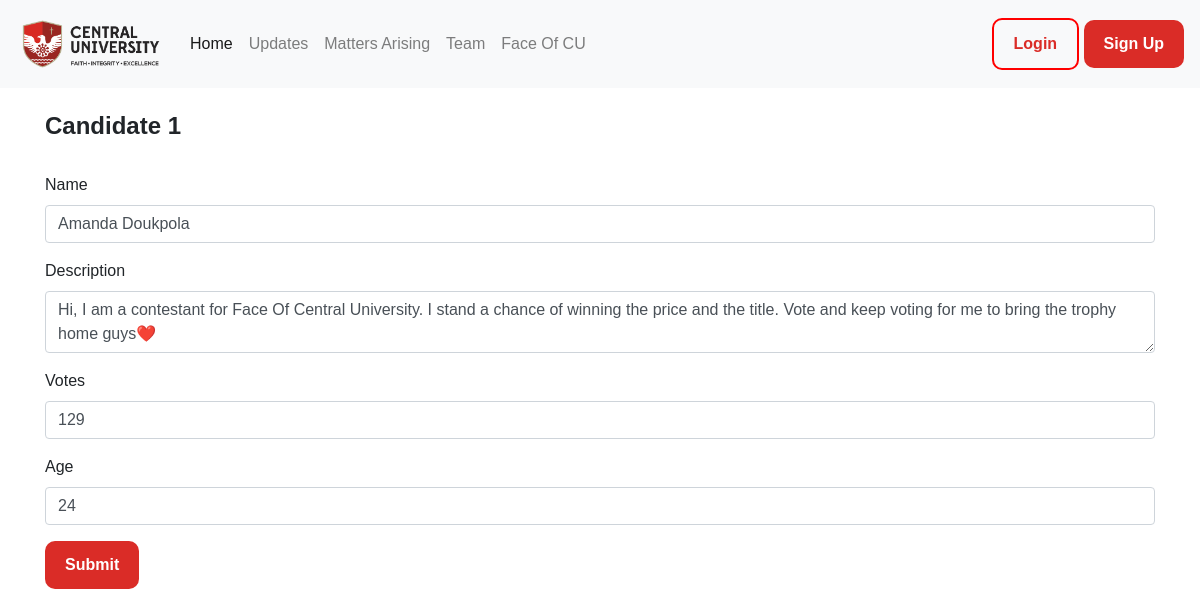
The app's page /editCandidate/1 with its own data.
### app.py (models this page shows, shortened)
class Candidates(db.Model):
    tablename = ['Posts']
    id = db.Column(db.Integer, primary_key=True)
    name = db.Column(db.String, nullable=False)
    description = db.Column(db.String)
    age = db.Column(db.String)
    votes = db.Column(db.Integer, default = 0)
    image_file = db.Column(db.String(200), default='default.png')

### app.py (the view, shortened to what this page needs)
@app.route("/editCandidate/<int:candidate_id>", methods=['GET','POST'])
def editCandidate(candidate_id):
    form = AddContestant()
    candidate = Candidates.query.get_or_404(candidate_id)
    print(candidate_id)
    if request.method == 'GET':
        form.name.data = candidate.name
        form.description.data = candidate.description
        form.age.data = candidate.age
        form.votes.data = candidate.votes
    return render_template('editcandidate.html', form=form, candidate=candidate, post=post)

### forms.py
class AddContestant(FlaskForm):
    name = StringField('Name', validators=[DataRequired()])
    age = StringField('Age', validators=[DataRequired()])
    description = StringField('Description', widget=TextArea(), validators=[DataRequired()])
    picture = StringField('Add a picture')
    votes = IntegerField('Votes')
    submit = SubmitField()

### templates/editcandidate.html (shortened to what this page needs)
{% extends "layout.html" %}
{% block body %}
<div class="container">
<br>
<h4><b>Candidate {{candidate.id}}</b></h4>
<br>
<form action="" method="post" >
    <div class="form-group">
        {{ form.name.label }}
        {{ form.name (class="form-control") }}
    </div>
    <div class="form-group">
        {{ form.description.label }}
        {{ form.description (class="form-control") }}
    </div>
    <div class="form-group">
        {{ form.votes.label }}
        {{ form.votes (class="form-control") }}
    </div>
    <div class="form-group" style="display: 'none';">
        {{ form.age.label }}
        {{ form.age (class="form-control") }}
    </div>
    <div style="text-align: left;" class="form-group">
        {{form.submit (class="button")}}
    </div>
</form>
</div>
{% endblock %}

### static/css/style.css (style rules this page uses)
html { scroll-behavior: smooth }
body { font-family: 'Plus Jakarta Display', sans-serif; }
.button { background-color: #DA2C27; padding: 12px 20px; font-weight: 300; border: none; border-radius: 10px; color: white; font-weight: bold; }

### records on screen
Candidates: id "1", name "Amanda Doukpola", description "Hi, I am a contestant for Face Of Central University. I stand a chance of winning the price and the title. Vote and keep voting for me to bring the trophy home guys❤️", votes "129", age "24"
